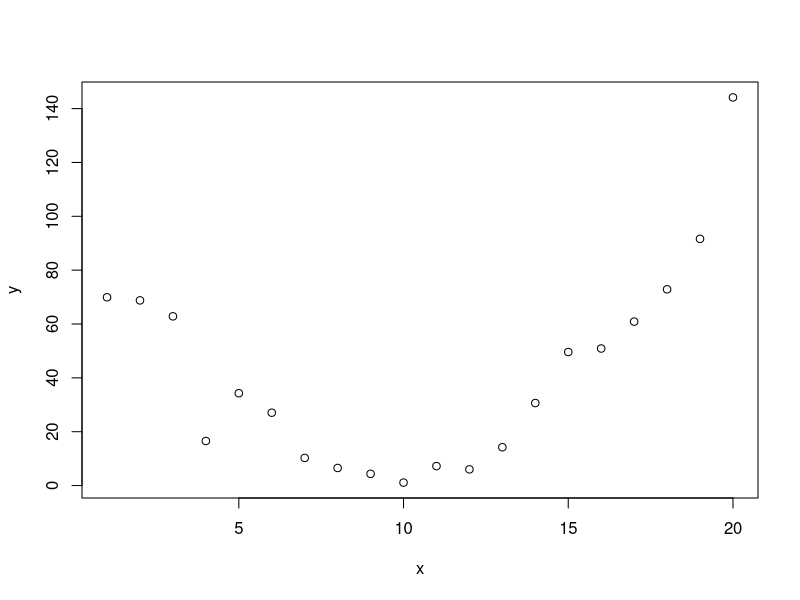
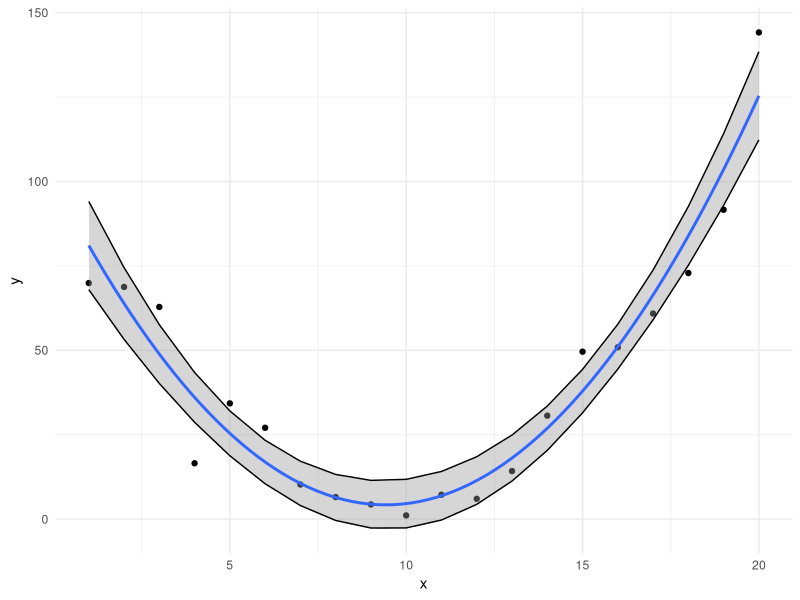

R code for these plots, in order:
## ---- chunk 1
library(tidyverse)
library(knitr)

## simulate quadratic relationship
set.seed(1234)
x <- 1:20
y <- x +  (x - 10)^2 + 10 * rnorm(20)


plot(x, y)

## ---- chunk 2


obj <- lm(y ~ x + I(x^2))


pred_cl <- function(obj, alpha = 0.05){

  obj <- summary(obj)
  
beta <- obj$coefficients[, 1]
S <- vcov(obj) 
p <- length(beta) - 1
df <- obj$df[2]


ta <- qt(1 - alpha / 2, df)


if (p==1){
  err_coef <- c("g0" = S[1, 1],
                "g1" = 2 * S[1, 2],
                "g2" = S[2, 2])
}else{
  if (p==2){
   err_coef <- c("g0" = S[1, 1],
                 "g1" = 2 * S[1, 2],
                 "g2" = S[2, 2] + 2 * S[1, 3],
                 "g3" = 2 * S[2, 3],
                 "g4" = S[3, 3])   
  }
  
}
list(beta = beta, ta = ta, err_coef = err_coef)
}



# se.x <- sqrt(S[1, 1] + 2 * x * S[1, 2] + x^2 * S[2, 2])
# yp = beta[1] + beta[2] * x
# 
# se.x <- sqrt(S[1, 1] + 2 * x * S[1, 2] + x^2 * (S[2, 2] + 2 * S[1, 3]) +
#                2 * S[2, 3] * x^3 + S[3, 3] * x^4)


# yp = beta[1] + beta[2] * x + beta[3] * x^2







# plot(x, y , main = ss)


obj <- lm(y ~ x + I(x^2))

pred_obj <- pred_cl(obj)
  
beta <- pred_obj$beta
ta <- pred_obj$ta
err_coef <- pred_obj$err_coef

yp = cbind(1, x, x^2) %*% beta
se.x <- sqrt(cbind(1, x, x^2, x^3,  x^4) %*% err_coef)
ymin = yp - ta * se.x
ymax = yp + ta * se.x


df <- tibble(x=x, 
             y=y,
             yp = yp,
             ymax = ymax,
             ymin = ymin
)



df |> 
  ggplot(aes(x= x, y = y)) +
  geom_point()+
  geom_smooth(method = "lm", formula = y ~ x + I(x^2)) +
  theme_minimal() +
  geom_line(aes(y = ymax)) +
  geom_line(aes(y = ymin))



